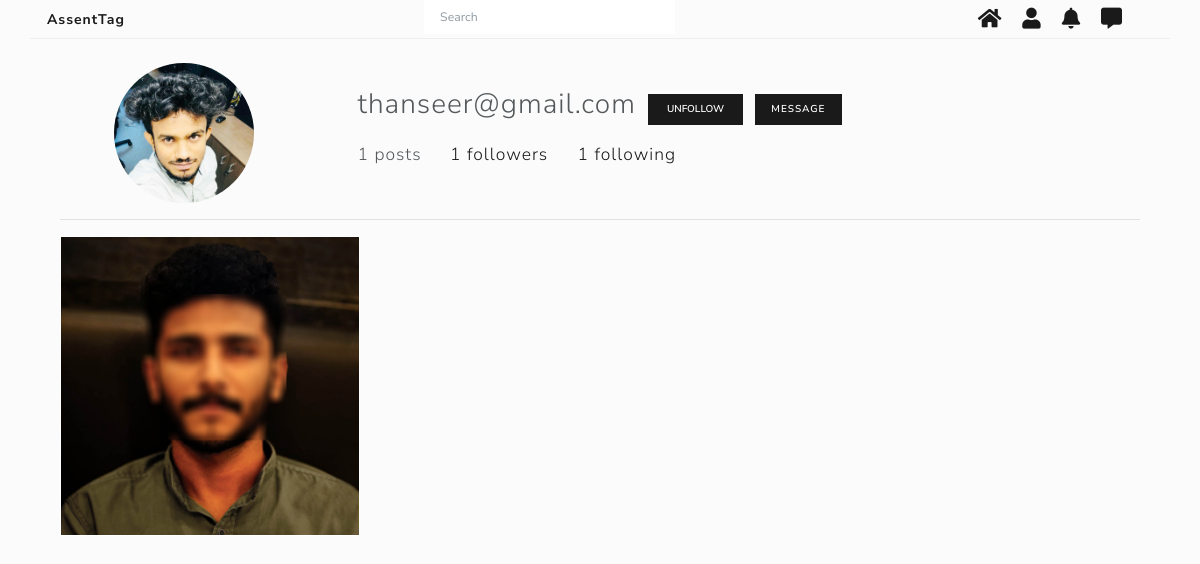
Screenshot of /accounts/profile/user/25/ (signed in) with the database file from the repository.
### accounts/models.py (models this page shows, shortened)
class UserAccounts(AbstractUser):
    username = None
    email = models.EmailField(_('email address'), unique=True)
    phone_regex = RegexValidator(regex=r'^\+?1?\d{9,15}$', message="Invalid format, ex: '+999999999'.")
    phone = models.CharField(validators=[phone_regex], max_length=17, blank=True, null=True)
    GENDER_CHOICES = (
        ('M', 'Male'),
        ('F', 'Female'),
        ('O','Other')
    )
    gender = models.CharField(max_length=1, choices=GENDER_CHOICES)
    dob=models.DateTimeField(null=True,blank=True)
    is_uploaded=models.BooleanField(default=False)
    USERNAME_FIELD = 'email'
    REQUIRED_FIELDS = []
    objects = UserManager()

class ProfilePhoto(models.Model):
    user = models.ForeignKey(UserAccounts,on_delete=models.CASCADE)
    profile = models.ImageField(upload_to='media/profile/',default="media/default_profile.jpg")
    security = models.ImageField(upload_to=content_file_name,default="default_secure.jpg")
    face_uploaded = models.BooleanField(default=False)

class Posts(models.Model):
    user = models.ForeignKey(UserAccounts,on_delete=models.CASCADE)
    posted_image = models.ImageField(upload_to='media/posted_images/')
    description = models.TextField()
    created_at = models.DateTimeField(auto_now_add=True)

### accounts/views.py (the view)
# urls.py: path('profile/user/<int:id>/', views.user_profile),
@login_required(login_url='/accounts/login/')
def user_profile(request, id):
    user = UserAccounts.objects.get(id=id)
    if user.id == request.user.id:
        return redirect('/accounts/profile/')
    following_user = Friends.objects.filter(follower=request.user, following= user)
    follower_count = Friends.objects.filter(following=user).count()
    following_count = Friends.objects.filter(follower=user).count()
    context = {"profile":user,'following_user':following_user,
                "follower_count":follower_count, "following_count":following_count}
    return render(request,'accounts/user_profile.html', context)

### templates/accounts/user_profile.html (shortened to what this page needs)
{% extends 'base.html' %}
{% load static %}
{% block content %}
    <div class="container">
        <div class="row mt-4">
            <div class="col-3 text-center">
                <img id="profile_img" src="{{ profile.profilephoto_set.all.0.profile.url }}" style="width: 140px; height: 140px; border-radius: 50%;object-fit: cover;;">
            </div>
                <div class="col-9">
                        <div class="card-body">
                                <p class="lead d-inline" style="font-size: 2em;">{{ profile }}</p>
                                <input type="button" class="ml-2 btn btn-sm btn-primary" onclick="location.href='/accounts/follow/user/{{ profile.id }}/'"  value="{% if following_user %} Unfollow {% else %} Follow {% endif %}">
                                <a href="/accounts/chat/{{ profile.id }}/" class="ml-2 btn btn-sm btn-primary">Message</a>
                                <div class="mt-3">
                                <p class="lead d-inline" >{{ profile.posts_set.all.count }} posts</p>
                                <p class="lead d-inline ml-4" ><a href="/accounts/follower/list/{{ profile.id }}/">{{ follower_count }} followers</a> </p>
                                <p class="lead d-inline ml-4" ><a href="/accounts/following/list/{{ profile.id }}/">{{ following_count }} following</a></p>
                            </div>
                        </div>
            </div>
        </div>
          <hr>
          <div class="d-flex align-content-start flex-wrap">
              {% for i in profile.posts_set.all %}
              <a href="/accounts/comment/{{ i.id }}/"><img src="{{ i.posted_image.url }}" alt="" style="width: 300px;height:300px;object-fit: cover;border:1px solid white"></a>
              {% endfor %}
          </div>
</div>
{% endblock %}

### templates/base.html (style rules this page uses)
body { background-color: #f7f7f775; }

### rows the page displays
UserAccounts: profilephoto_set.all.0.profile (picture), email "thanseer@gmail.com", posts_set.all.count "1"
Posts: posted_image (picture)

### other values shown
{{ follower_count }} "1"
{{ following_count }} "1"
